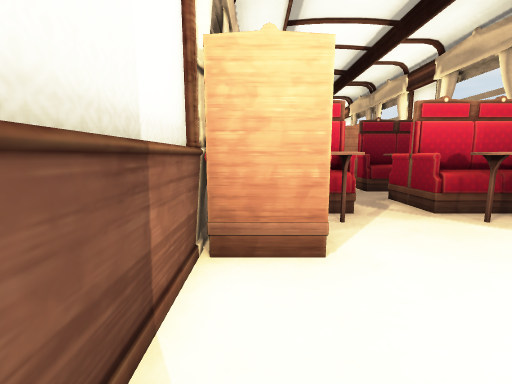
[1] (above)

17 first-person views from a walk through a Unity game level. The camera is 0.72 m above the floor, tilts 8° down and sees 90° across. Doors are open. The floor is counted in squares, 0.5 m on a side. Each view is taken from the middle of a square. On the plan, view 1 faces up. The plan holds only what a view shows up to about 13 squares ahead; the rest is blank. The player character is not drawn. Some surface patterns are stand-ins.

[2]
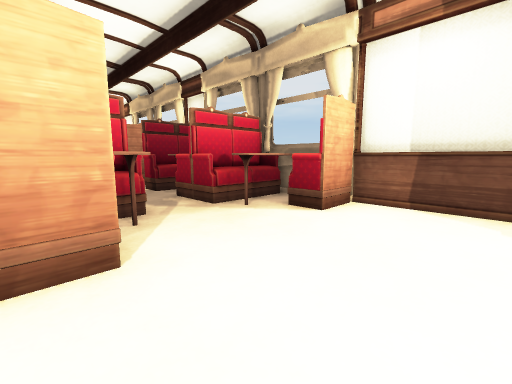

[3]
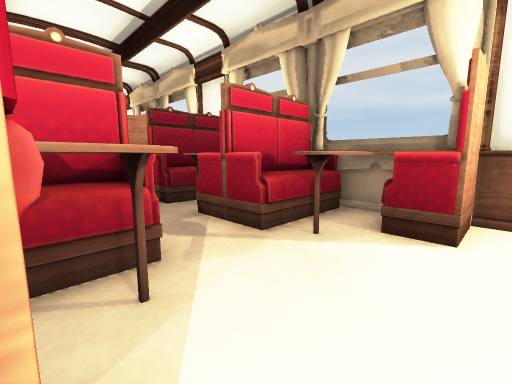

[4]
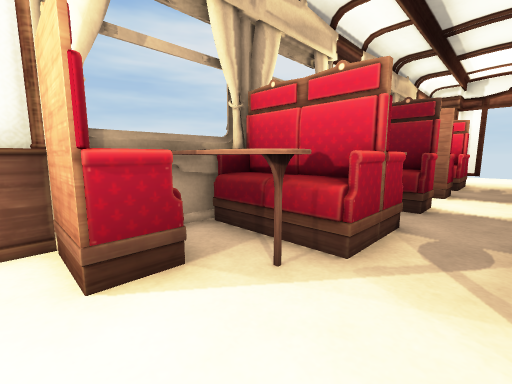

[5]
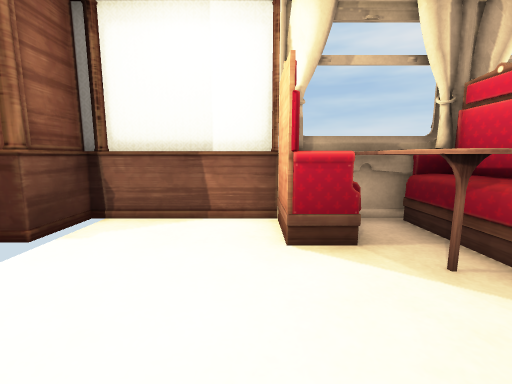

[6]
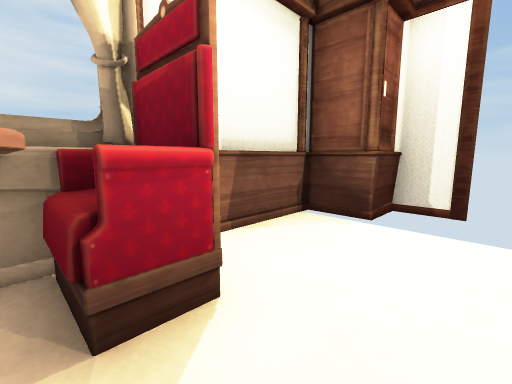

[7]
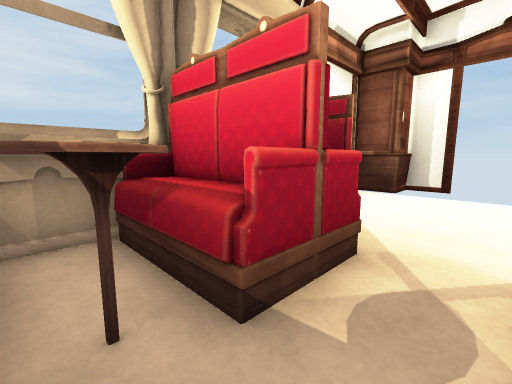

[8]
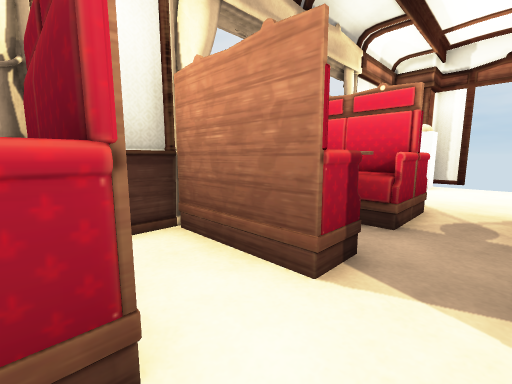

[9]
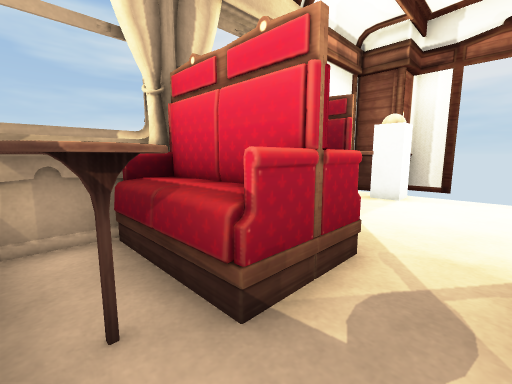

[10]
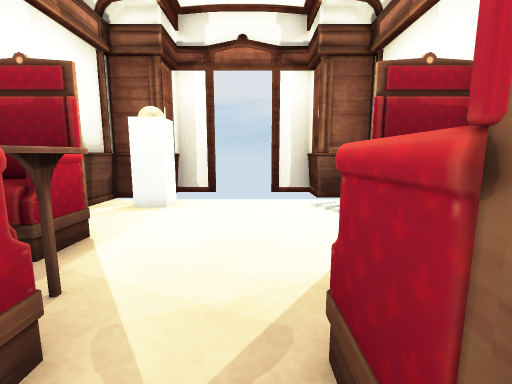

[11]
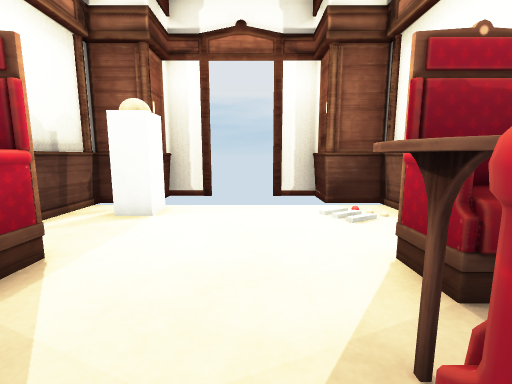

[12]
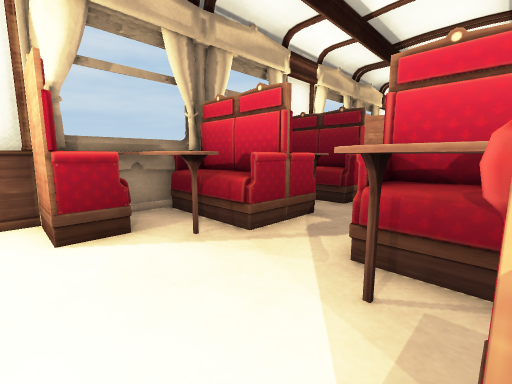

[13]
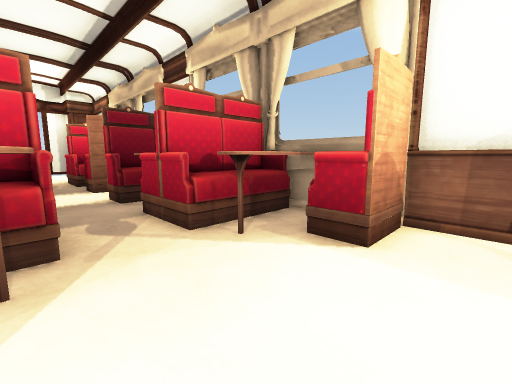

[14]
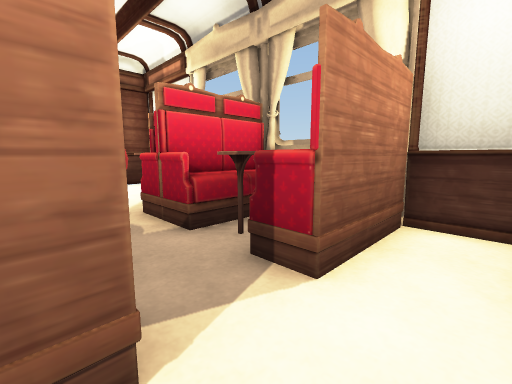

[15]
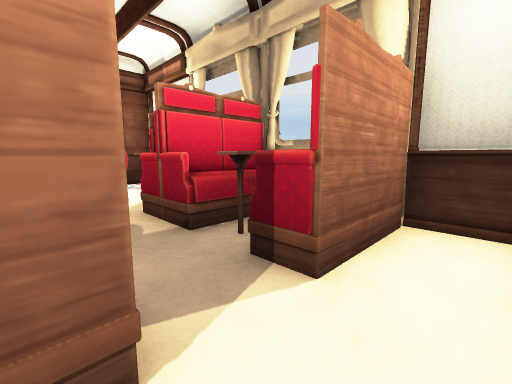

[16]
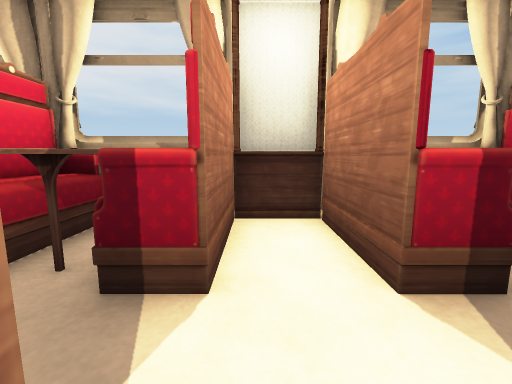

[17]
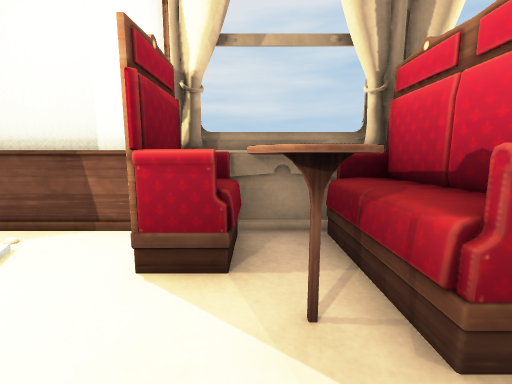

### Floor plan
Ten units are one square. View 1 is at (0, 0); x grows to the right and y downward. Boxes are objects, and circles mark ways between rooms. Rooms are numbered by the first view taken in them; rooms with no view inside come last. Other rooms are left out.
<svg viewBox="-15 -263 99 276">
<path fill="none" stroke="#000" d="M10 -35 -8 -35M62 8 79 8 79 -39M77 -35 60 -35 60 -46M55 -63 45 -63M-8 -39 -8 8 8 8M45 -163 45 -164 45 -187 55 -187M14 -187 25 -187 25 -164 25 -163M25 -147 25 -135 -8 -135 -8 -112M60 -204 60 -215 78 -215M-8 -115 25 -115 25 -103M45 -103 45 -115 79 -115 79 -135 45 -135 45 -147M79 -224 79 -258 62 -258M25 -87 25 -63 14 -63M0 -258 -8 -258 -8 -215 10 -215 10 -204M45 -63 45 -86 45 -87M10 -45 10 -35M76 -213 59 -213M46 -177 76 -177M79 -179 79 -221M-8 -171 -8 -149M-10 -171 -10 -150M9 -137 21 -137M22 -173 -6 -173M76 -173 49 -173M79 -145 79 -174M49 -137 74 -137M-8 -91 -8 -79M-10 -91 -10 -79M-4 -77 22 -77M25 -113 -4 -113M72 -113 49 -113M47 -77 76 -77M79 -76 79 -101M-8 -71 -8 -39M-10 -73 -10 -40M24 -73 -6 -73M76 -73 49 -73M60 -37 76 -37M79 -39 79 -74M-8 -206 -8 -179M-10 -206 -10 -179M11 -213 -4 -213M-6 -177 24 -177"/>
<rect x="5" y="-255" width="10" height="20" fill="#bbb"><title>other object</title></rect>
<rect x="45" y="-205" width="30" height="20" fill="#bbb"><title>other object</title></rect>
<rect x="-5" y="-165" width="20" height="20" fill="#bbb"><title>other object</title></rect>
<rect x="55" y="-165" width="20" height="20" fill="#bbb"><title>other object</title></rect>
<rect x="-5" y="-105" width="20" height="20" fill="#bbb"><title>other object</title></rect>
<rect x="55" y="-105" width="20" height="20" fill="#bbb"><title>other object</title></rect>
<rect x="-5" y="-65" width="30" height="20" fill="#bbb"><title>other object</title></rect>
<rect x="45" y="-65" width="30" height="20" fill="#bbb"><title>other object</title></rect>
<rect x="-5" y="-205" width="30" height="20" fill="#bbb"><title>other object</title></rect>
<circle cx="30" cy="-50" r="3" fill="#2a7"/>
<text x="40" y="-20">1</text>
<text x="30" y="-170">2</text>
<text x="60" y="-200">3</text>
<text x="0" y="-160">4</text>
<text x="60" y="-160">5</text>
<text x="0" y="-100">6</text>
<text x="60" y="-100">7</text>
<text x="0" y="-60">8</text>
<text x="60" y="-60">9</text>
<text x="0" y="-200">10</text>
</svg>
Room 1 opens to room 2.

Where each view was taken, in squares from view 1:
view 1: 0 up, 0 right, facing up
view 2: 0 up, 0 right, facing up-right
view 3: 3 up, 1 right, facing up-right
view 4: 3 up, 4 right, facing up-left
view 5: 3 up, 5 right, facing left
view 6: 5 up, 4 right, facing down-right
view 7: 10 up, 3 right, facing down-right
view 8: 11 up, 4 right, facing up-left
view 9: 15 up, 4 right, facing up-left
view 10: 17 up, 4 right, facing up
view 11: 18 up, 4 right, facing up
view 12: 22 up, 1 right, facing down-right
view 13: 23 up, 5 right, facing down-left
view 14: 13 up, 5 right, facing down-left
view 15: 12 up, 2 right, facing up-right
view 16: 13 up, 2 right, facing right
view 17: 20 up, 3 right, facing right
